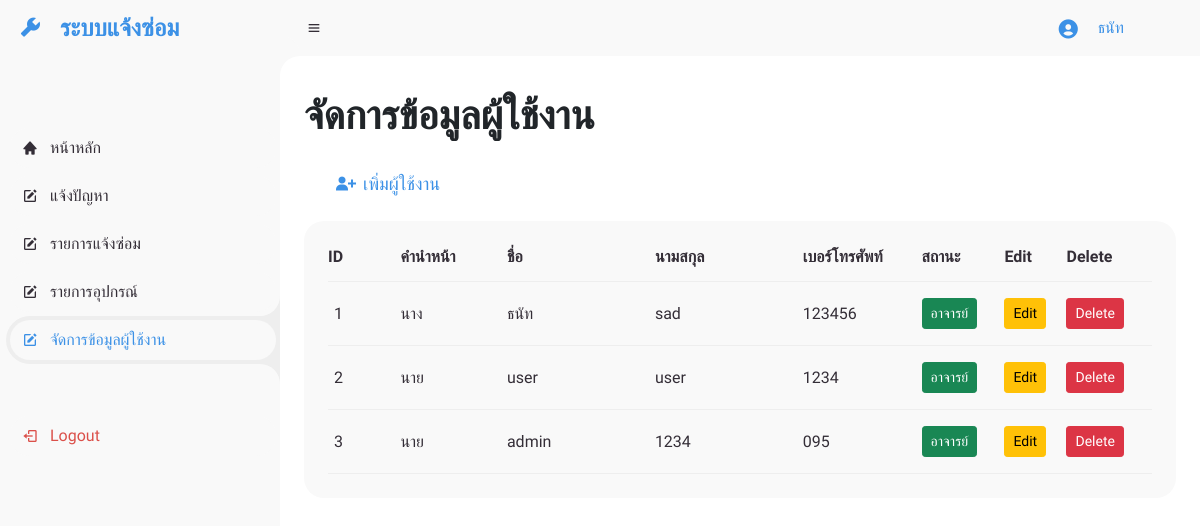
Screenshot of /show_member.php (signed in) with the database file from the repository.
### tables this page shows
CREATE TABLE `personal` (
  `per_id` int(5) NOT NULL COMMENT 'รหัสข้อมูลส่วนตัว',
  `user_id` int(5) NOT NULL COMMENT 'เลขรหัส user',
  `t_id` int(5) NOT NULL COMMENT 'รหัสคำนำหน้าชื่อ',
  `f_name` varchar(20) NOT NULL COMMENT 'ชื่อจริง',
  `l_name` varchar(20) NOT NULL COMMENT 'นามสกุล',
  `status_id` int(5) NOT NULL COMMENT 'รหัสสถานะ',
  `tel_num` varchar(15) NOT NULL COMMENT 'เบอร์โทรศัพท์'
);

CREATE TABLE `title_name` (
  `t_id` int(5) NOT NULL COMMENT 'รหัสคำนำหน้าชื่อ',
  `t_name` varchar(20) NOT NULL COMMENT 'คำนำหน้าชื่อ'
);

CREATE TABLE `tb_status` (
  `status_id` int(5) NOT NULL COMMENT 'รหัสสถานะ',
  `s_name` varchar(20) NOT NULL COMMENT 'นร หรือ อ.'
);

### show_member.php (the view, shortened to what this page needs)
<?php
	include 'condb.php';
?>
<!DOCTYPE html>
<html lang="en">
<head>
	<link href='https://unpkg.com/boxicons@2.0.9/css/boxicons.min.css' rel='stylesheet'>
	<link rel="stylesheet" href="styles/showmember.css">
	<link href="https://cdn.jsdelivr.net/npm/bootstrap@5.0.2/dist/css/bootstrap.min.css" rel="stylesheet">
	<link href="https://cdn.jsdelivr.net/npm/sweetalert2@11.10.7/dist/sweetalert2.min.css" rel="stylesheet">
</head>
<body>
        <section id="sidebar">
		<a href="#" class="brand">
			<i class='bx bxs-wrench' ></i>
			<span class="text">ระบบแจ้งซ่อม</span>
		</a>
		<ul class="side-menu top">
			<li >
				<a href="admin_mainpage.php">
					<i class='bx bxs-home'></i>
					<span class="text">หน้าหลัก</span>
				</a>
			</li>
			<li>
				<a href="problem_report.php">
					<i class='bx bxs-edit'></i>
					<span class="text">แจ้งปัญหา</span>
				</a>
			</li>
			<li>
				<a href="problem_list.php">
					<i class='bx bxs-edit'></i>
					<span class="text">รายการแจ้งซ่อม</span>
				</a>
			</li>
			<li>
				<a href="product_list.php">
					<i class='bx bxs-edit'></i>
					<span class="text">รายการอุปกรณ์</span>
				</a>
			</li>
			<li class="active">
				<a href="show_member.php">
					<i class='bx bxs-edit'></i>
					<span class="text">จัดการข้อมูลผู้ใช้งาน</span>
				</a>
			</li>
		</ul>
		<ul class="side-menu">
			<li>
				<a href="logout.php" class="logout">
					<i class='bx bx-log-out' ></i>
					<span class="text">Logout</span>
				</a>
			</li>
		</ul>
	</section>
	<section id="content">
		<nav>
			<i class='bx bx-menu' ></i>
			<a href="#" class="profile">
				<i class='bx bxs-user-circle'></i>
				<?php if(isset($_SESSION['user_login']) || isset($_SESSION['admin_login'])){
					$user_id = isset($_SESSION['user_login']) ? $_SESSION['user_login'] : $_SESSION['admin_login'];
					$sql0 = "SELECT * FROM personal WHERE user_id = $user_id";
					$query0 = 	mysqli_query($conn, $sql0);
					$personal = mysqli_fetch_assoc($query0);
				}
				?>
				<span class="profile-name"><?php echo $personal['f_name'] ;?></span>
			</a>
		</nav>
        <main>
			<div class="head-title">
				<div class="left">
					<h1>จัดการข้อมูลผู้ใช้งาน</h1>
					<ul class="breadcrumb">
						<li>
							<i class='bx bxs-user-plus'></i>
							<a class="text active" href="insert_form.php">เพิ่มผู้ใช้งาน</a>
						</li>
					</ul>
				</div>
			</div>
            <div class="table-data">
				<div class="order">
					<table>
						<thead>
							<tr>
								<th>ID</th>
								<th>คำนำหน้า</th>
								<th>ชื่อ</th>
								<th>นามสกุล</th>
								<th>เบอร์โทรศัพท์</th>
								<th>สถานะ</th>
								<th>Edit</th>
								<th>Delete</th>
							</tr>
						</thead>
						<tbody>
						<?php
							$sql =  "SELECT p.per_id, t.t_name, p.f_name, p.l_name, p.tel_num ,s.s_name
									FROM personal AS p
									INNER JOIN title_name AS t ON t.t_id = p.t_id
									INNER JOIN tb_status AS s ON s.status_id = p.status_id";
							$result = mysqli_query($conn, $sql);
							while($row = mysqli_fetch_array($result)){
						?>
							<tr>
								<td><?=$row['per_id']?></td>
								<td><?=$row['t_name']?></td>
								<td><?=$row['f_name']?></td>
								<td><?=$row['l_name']?></td>
								<td><?=$row['tel_num']?></td>
								<td><a href="" class="btn btn-success btn-sm" ><?=$row['s_name']?></a></td>
								<td><a href="edit_form.php?id=<?=$row['per_id']?>" class="btn btn-warning btn-sm" >Edit</a></td>
								<td><a href="delete_member.php?id=<?=$row['per_id']?>" class="btn btn-danger btn-sm " >Delete</a></td>
							</tr>
						<?php
							}
						?>
						</tbody>
					</table>
				</div>
			</div>
        </main>
	</section>
</body>
</html>

### rows the page displays
personal: f_name "ธนัท", per_id "1", t.t_name "นาง", l_name "sad", tel_num "123456", status.s_name "อาจารย์"
personal: per_id "2", t.t_name "นาย", f_name "user", l_name "user", tel_num "1234", status.s_name "อาจารย์"
personal: per_id "3", t.t_name "นาย", f_name "admin", l_name "1234", tel_num "095", status.s_name "อาจารย์"
